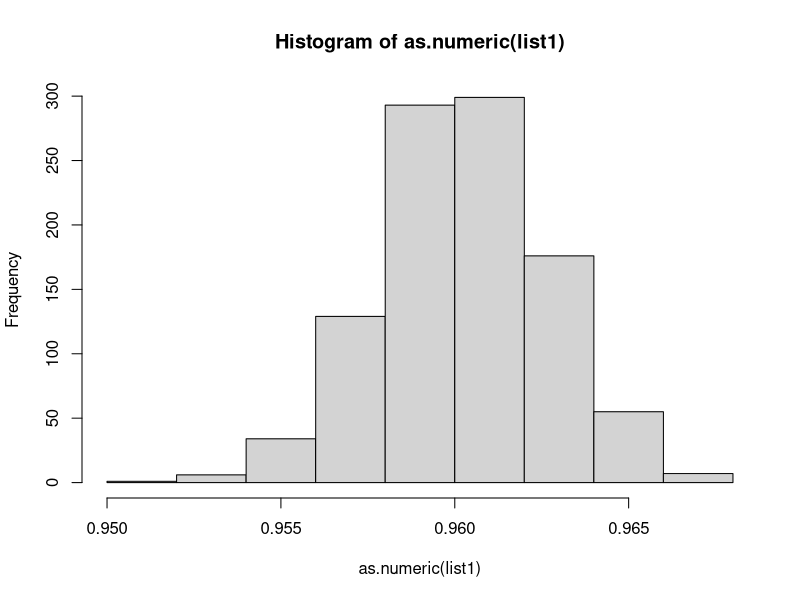
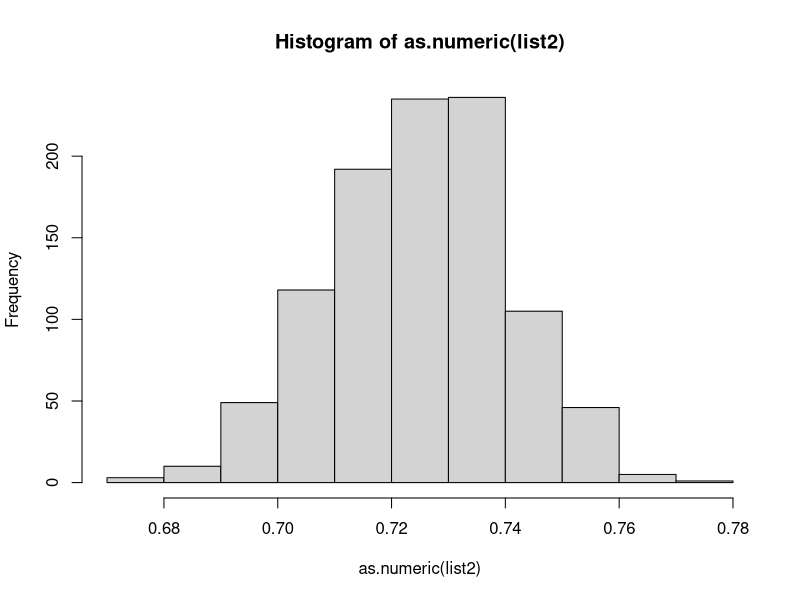
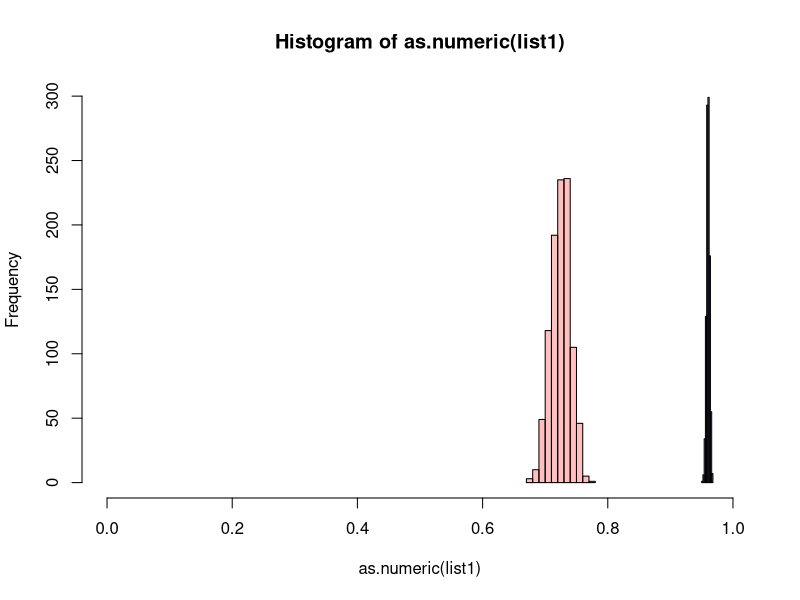

Write R code to recreate these figures, in order.
x <- rnorm(1000)
z <- rnorm(1000)
y <- x*.2 + sqrt(1-.2^2)*z

z1 <- 10*x + 10*y + rnorm(1000,0,20)
z2 <- 10*x + 10*y + rnorm(1000,0,20)
z3 <- 10*x + 10*y + rnorm(1000,0,100)
z4 <- 10*x + 10*y + rnorm(1000,0,100)
linmod1 <- lm(z1~x)
linmod2 <- lm(z2~x)
linmod3 <- lm(z3~x)
linmod4 <- lm(z4~x)
pred1 <- predict(linmod1)
pred2 <- predict(linmod2)
pred3 <- predict(linmod3)
pred4 <- predict(linmod4)
resid1 <- z1 - pred1
resid2 <- z2 - pred2
resid3 <- z3 - pred3
resid4 <- z4 - pred4
cor(resid1,resid2)
cor(resid3,resid4)


list1 <- list()
list2 <- list()
for (i in 1:1000){
  x <- rnorm(1000)
  z <- rnorm(1000)
  y <- x*.2 + sqrt(1-.2^2)*z
  
  noise1 <- rnorm(1000)
  temp <- rnorm(1000)
  noise2 <- .2*noise1 + sqrt(1-.2^2)*temp
  
  noise3 <- rnorm(1000)
  temp <- rnorm(1000)
  noise4 <- .2*noise3 + sqrt(1-.2^2)*temp
  
  z1 <- 20*x + 20*y + noise1*sqrt(20)
  z2 <- 20*x + 20*y + noise2*sqrt(20)
  z3 <- 10*x + 10*y + noise3*sqrt(50)
  z4 <- 10*x + 10*y + noise4*sqrt(50)
  linmod1 <- lm(z1~x)
  linmod2 <- lm(z2~x)
  linmod3 <- lm(z3~x)
  linmod4 <- lm(z4~x)
  pred1 <- predict(linmod1)
  pred2 <- predict(linmod2)
  pred3 <- predict(linmod3)
  pred4 <- predict(linmod4)
  resid1 <- z1 - pred1
  resid2 <- z2 - pred2
  resid3 <- z3 - pred3
  resid4 <- z4 - pred4
  list1[i]<-cor(resid1,resid2)
  list2[i]<-cor(resid3,resid4)
}

mean(as.numeric(list1))-mean(as.numeric(list2))

p1 <- hist(as.numeric(list1))
p2 <- hist(as.numeric(list2))
plot( p1, col=rgb(0,0,1,1/4),xlim=c(0,1))
plot( p2, col=rgb(1,0,0,1/4),xlim=c(0,1), add=T)

#more code, this creates autocorrelated time series this is just testing things, seem to have created correlated time series with autocorrelation
sim.ar<-arima.sim(list(ar=c(0.2)),n=1000)
test <- acf(sim.ar,plot=FALSE)

x <- arima.sim(list(ar=c(0.2)),n=1000)
z <- arima.sim(list(ar=c(0.2)),n=1000)
y <- y <- x*.2 + sqrt(1-.2^2)*z
cor(x,y)
test <- acf(y,plot=FALSE)
test

#this is the simulation from above where the error terms have autocorrelation
list1 <- list()
list2 <- list()
for (i in 1:1000){
  x <- rnorm(1000)
  z <- rnorm(1000)
  y <- x*.2 + sqrt(1-.2^2)*z
  
  noise1 <- arima.sim(list(ar=c(0.2)),n=1000)
  temp <- arima.sim(list(ar=c(0.2)),n=1000)
  noise2 <- .2*noise1 + sqrt(1-.2^2)*temp
  
  noise3 <- arima.sim(list(ar=c(0.2)),n=1000)
  temp <- arima.sim(list(ar=c(0.2)),n=1000)
  noise4 <- .2*noise3 + sqrt(1-.2^2)*temp
  
  z1 <- 20*x + 20*y + noise1*sqrt(20)
  z2 <- 20*x + 20*y + noise2*sqrt(20)
  z3 <- 10*x + 10*y + noise3*sqrt(50)
  z4 <- 10*x + 10*y + noise4*sqrt(50)
  linmod1 <- lm(z1~x)
  linmod2 <- lm(z2~x)
  linmod3 <- lm(z3~x)
  linmod4 <- lm(z4~x)
  pred1 <- predict(linmod1)
  pred2 <- predict(linmod2)
  pred3 <- predict(linmod3)
  pred4 <- predict(linmod4)
  resid1 <- z1 - pred1
  resid2 <- z2 - pred2
  resid3 <- z3 - pred3
  resid4 <- z4 - pred4
  list1[i]<-cor(resid1,resid2)
  list2[i]<-cor(resid3,resid4)
}

mean(as.numeric(list1))-mean(as.numeric(list2))

#bootstrap to see if my method work -- close enough
autocorrelations <- rep(0,1000)
for (i in 1:1000){
  x <- arima.sim(list(ar=c(0.2)),n=1000)
  z <- arima.sim(list(ar=c(0.2)),n=1000)
  y <- y <- x*.2 + sqrt(1-.2^2)*z
  test <- acf(y,plot=FALSE)
  autocorrelations[i]<-test[[1]][2]
}

mean(autocorrelations)

#testing whether increased correlation of error terms leads to increased correlation of residuals

list1 <- list()
list2 <- list()
for (i in 1:1000){
  x <- rnorm(1000)
  z <- rnorm(1000)
  y <- x*.2 + sqrt(1-.2^2)*z
  
  noise1 <- rnorm(1000)
  temp <- rnorm(1000)
  noise2 <- .2*noise1 + sqrt(1-.2^2)*temp
  
  noise3 <- rnorm(1000)
  temp <- rnorm(1000)
  noise4 <- .2*noise3 + sqrt(1-.2^2)*temp
  
  #z1 <- 20*x + 20*y + noise1*sqrt(5)
  #z2 <- 20*x + 20*y + noise2*sqrt(5)
  #z3 <- 20*x + 20*y + noise3*sqrt(5)
  #z4 <- 20*x + 20*y + noise4*sqrt(5)
  
  z1 <- 20*x + noise1*sqrt(5)
  z2 <- 20*x + noise2*sqrt(5)
  z3 <- 100*x + noise3*sqrt(25)
  z4 <- 100*x + noise4*sqrt(25)
  
  linmod1 <- lm(z1~x)
  linmod2 <- lm(z2~x)
  linmod3 <- lm(z3~x)
  linmod4 <- lm(z4~x)
  pred1 <- predict(linmod1)
  pred2 <- predict(linmod2)
  pred3 <- predict(linmod3)
  pred4 <- predict(linmod4)
  resid1 <- z1 - pred1
  resid2 <- z2 - pred2
  resid3 <- z3 - pred3
  resid4 <- z4 - pred4
  list1[i]<-cor(resid1,resid2)
  list2[i]<-cor(resid3,resid4)
}

mean(as.numeric(list1))-mean(as.numeric(list2))